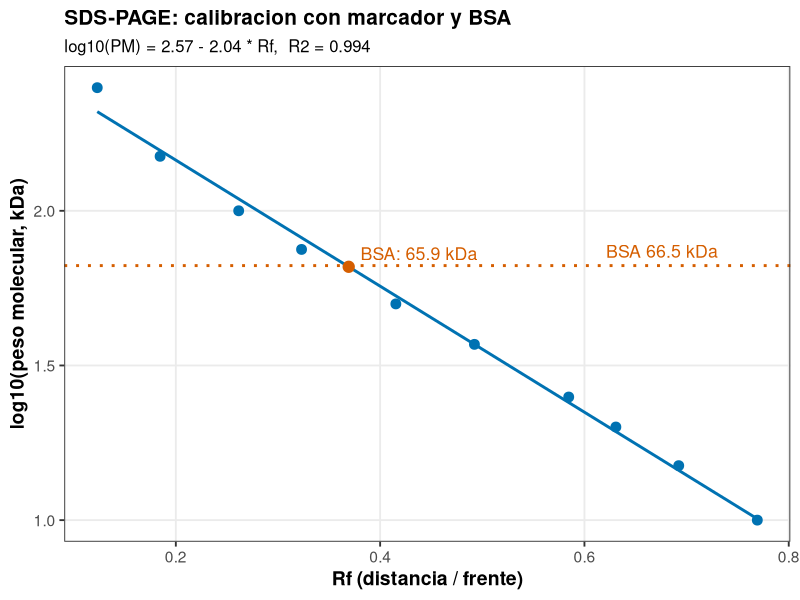
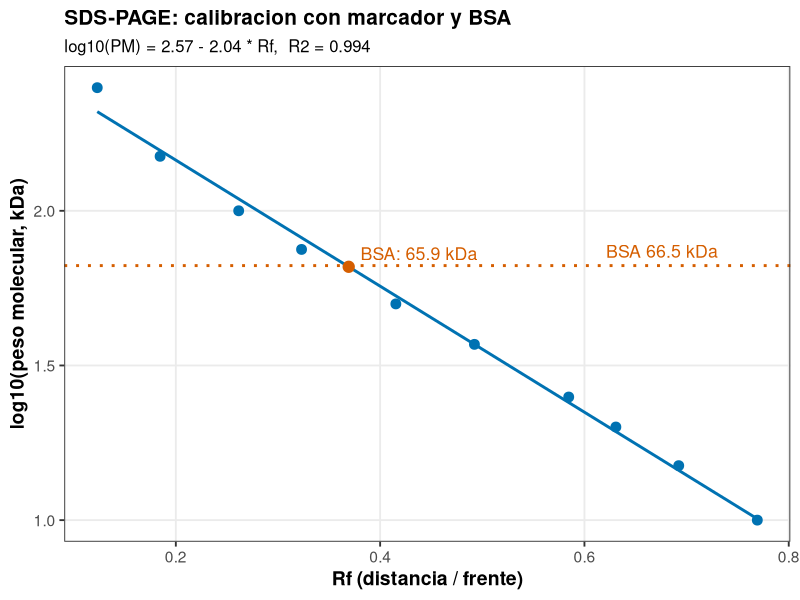

Write the R code that produced these figures, in order.
# ==========================================================================
# P2. SDS-PAGE: peso molecular a partir de la migracion
# ==========================================================================
# Autor: Dr. Jose Juan Torres Martinez
# Docente de Ciencias Quimicas
# Universidad Autonoma de San Luis Potosi (UASLP)
# Mexico
#
# Material academico para estudiantes
# Serie "Bioseparaciones" - Laboratorio, Practica 2. SDS-PAGE
#
# Descripcion: Practica 2 del laboratorio: el equipo de electroforesis SDS-PAGE. Aqui se calcula el Rf de cada banda (distancia recorrida entre distancia del frente, 65 mm) y se ajusta log10(PM) contra Rf con el marcador de peso molecular. Con esa recta se estima el peso molecular de la albumina (BSA) a partir de su Rf medido. Lo que se aprende aqui dice como convertir una distancia medida en el gel en un peso molecular.
#
# Objetivos de aprendizaje:
#   - Calcular el Rf de cada banda del gel.
#   - Ajustar log10(PM) contra Rf con el marcador.
#   - Estimar el peso molecular de la BSA desde su migracion.

# Datos: datos_sds_page.csv (distancia migrada de cada banda del marcador y de la BSA; frente del gel 65 mm).
# Desarrollo: llegamos al equipo de electroforesis, con el gel ya corrido y tenido. Primera parada: medir las bandas y calcular el Rf de cada una. Segunda parada: la recta de calibracion con el marcador y el peso molecular de la BSA. En cada parada medimos, calculamos y comentamos que significa el resultado antes de seguir.
# ==========================================================================

library(tidyverse)

# --------------------------------------------------------------------------
# Carpeta de trabajo: la del propio script
# --------------------------------------------------------------------------
# El script resuelve solo la carpeta donde esta guardado y la pone como
# carpeta de trabajo, asi los archivos de datos se leen por su nombre y la
# grafica se guarda en la misma carpeta, sin editar rutas.
# Primero prueba la ruta del documento activo en RStudio o Positron, luego
# la ruta del archivo al correr con Rscript o source(), y si nada de eso
# da una ruta, se queda en la carpeta de trabajo actual.
ruta_script <- NULL
if (requireNamespace("rstudioapi", quietly = TRUE) &&
    rstudioapi::isAvailable()) {
  ruta_script <- tryCatch(
    rstudioapi::getActiveDocumentContext()$path,
    error = function(e) NULL
  )
}
if (is.null(ruta_script) || !nzchar(ruta_script)) {
  ruta_script <- tryCatch(sys.frame(1)$ofile, error = function(e) NULL)
}
# Con Rscript el archivo no deja marco en la pila, asi que su ruta viene
# en los argumentos de la linea de comandos (--file=...).
if (is.null(ruta_script) || !nzchar(ruta_script)) {
  archivo <- grep("--file=", commandArgs(trailingOnly = FALSE), value = TRUE)
  if (length(archivo) > 0) {
    ruta_script <- sub("--file=", "", archivo[1])
  }
}
if (!is.null(ruta_script) && nzchar(ruta_script)) {
  setwd(dirname(normalizePath(ruta_script, mustWork = FALSE)))
}

# Estilo de graficas: tema claro y legible, paleta apta para daltonicos
# (Okabe-Ito) y tamano de fuente base mayor, para que las graficas se
# lean bien en el reporte y en la presentacion.
paleta <- c("#0072B2", "#E69F00", "#009E73", "#CC79A7", "#56B4E9", "#D55E00")
tema <- theme_bw(base_size = 14) +
  theme(
    plot.title = element_text(face = "bold", size = 15),
    plot.subtitle = element_text(size = 12),
    axis.title = element_text(face = "bold"),
    legend.position = "bottom",
    legend.title = element_text(face = "bold"),
    panel.grid.minor = element_blank()
  )

# --------------------------------------------------------------------------
# Protocolo (Manual de Practicas, Practica 2. SDS-PAGE)
# --------------------------------------------------------------------------
# Paso 1. Limpiar los vidrios con etanol, dejar secar y montar en los soportes como indique el instructor.
# Paso 2. Gel separador: en un tubo Falcon o recipiente de vidrio mezclar los volumenes de la Tabla 1 (gel 10% o 12%, 2 geles de 1 mm). El persulfato de amonio y el TEMED se agregan al final. Vaciar la mezcla en los vidrios, agregar isopropanol para favorecer la polimerizacion y esperar 20-30 min o hasta que polimerice.
# Paso 3. Gel concentrador: mezclar los volumenes de la Tabla 2 (gel 4%, 2 geles de 1 mm), con el persulfato de amonio y el TEMED al final. Vaciar sobre el gel separador, colocar el peine y esperar 20-30 min o hasta que polimerice.
# Paso 4. Muestras: tomar 15 uL de cada stock de BSA (2.5, 5, 10, 15 y 20 ug/mL) y mezclar con 5 uL de buffer de carga (contiene beta-mercaptoetanol). Calentar los tubos a 95 C por 10 min y dejar enfriar antes de cargar el gel.
# Paso 5. Montar el gel polimerizado con los vidrios en la camara de electroforesis y llenar con buffer de corrida hasta la marca, con los pozos cubiertos de buffer.
# Paso 6. Cargar el gel con 15 uL de cada muestra y dejar un carril para el estandar o marcador de peso molecular.
# Paso 7. Colocar la tapa segun los electrodos, conectar a la fuente de poder y correr el gel a 50 mA aproximadamente 1 h.
# Paso 8. Desmontar el gel y colocarlo en un bano con la solucion de tincion (Coomassie) en agitacion suave; dejar toda la noche.
# Paso 9. Destenir el gel con lavados con la solucion destenidora en agitacion suave.
# Principio (manual): la acrilamida copolimeriza con la bisacrilamida en cadenas entrecruzadas y forma poros de tamano comparable al de las proteinas, que producen el efecto de tamizado molecular. El SDS desnaturaliza las proteinas y les da la misma carga negativa por unidad de longitud, asi que la migracion depende del peso molecular y no de la carga propia. El persulfato de amonio inicia la polimerizacion y el TEMED la cataliza. El beta-mercaptoetanol del buffer de carga reduce los puentes disulfuro para que la proteina quede como cadena lineal.
# Nota del manual: la Tabla 2 del manual dice "Buffer Tris-base 8.8" para el gel concentrador, aunque en la lista de reactivos de la misma practica aparece el buffer Tris pH 6.8. Esa diferencia viene asi en el manual y conviene confirmarla con el instructor antes de preparar el gel.
# Nota: se preparan 20 uL de muestra (15 uL de stock + 5 uL de buffer de carga) y se cargan 15 uL en el gel, como indica el manual.
# Seguridad y residuos (manual): la acrilamida es neurotoxica; los residuos liquidos de acrilamida se almacenan debidamente etiquetados para entregarlos a companias de recoleccion y disposicion especializada, segun la programacion de la Subcomision de Seguridad e Higiene de la FCQ. Usar guantes y bata.

# Tablas de recetas del manual (Tabla 1 y Tabla 2), para 2 geles de 1 mm.
receta_gel_separador <- tibble(
  reactivo = c("Poliacrilamida", "Buffer Tris-base 8.8", "SDS 20%",
               "Agua desionizada", "TEMED", "Persulfato de amonio"),
  gel_10 = c("3.33 mL", "2.5 mL", "50 uL", "4 mL", "10 uL", "100 uL"),
  gel_12 = c("4.16 mL", "2.5 mL", "50 uL", "3.2 mL", "10 uL", "100 uL")
)
print(receta_gel_separador)

receta_gel_concentrador <- tibble(
  reactivo = c("Poliacrilamida", "Buffer Tris-base 8.8", "SDS 20%",
               "Agua desionizada", "TEMED", "Persulfato de amonio"),
  gel_4 = c("0.67 mL", "1.25 mL", "25 uL", "3 mL", "8 uL", "80 uL")
)
print(receta_gel_concentrador)

# --------------------------------------------------------------------------
# Parada 1. Gel separador al 7.5% (pregunta post-laboratorio 1)
# --------------------------------------------------------------------------
# El manual pide calcular los volumenes para un gel separador al 7.5%.
# Se escala la poliacrilamida con el porcentaje (la receta del 10% usa
# 3.33 mL para 2 geles de 1 mm) y se mantienen el buffer, el SDS, el
# TEMED y el persulfato; el agua completa el volumen total de 10 mL.
receta_gel_7_5 <- tibble(
  reactivo = c("Poliacrilamida", "Buffer Tris-base 8.8", "SDS 20%",
               "Agua desionizada", "TEMED", "Persulfato de amonio"),
  gel_7_5 = c(
    3.33 * 7.5 / 10,
    2.5,
    0.05,
    10 - (3.33 * 7.5 / 10 + 2.5 + 0.05 + 0.01 + 0.1),
    0.01,
    0.1
  )
) %>%
  mutate(gel_7_5 = paste0(round(gel_7_5, 2), " mL"))

print(receta_gel_7_5)

# --------------------------------------------------------------------------
# Parada 2. Rf de cada banda
# --------------------------------------------------------------------------
# Estamos frente al gel con la regla en la mano. Medimos la distancia recorrida por cada banda y la dividimos entre la distancia del frente, 65 mm: ese cociente es el Rf de cada banda.
# Rf = distancia recorrida por la banda / distancia recorrida por el
# frente del gel (65 mm, medido en el gel).
frente_mm <- 65

datos <- read_csv("datos_sds_page.csv", show_col_types = FALSE)

datos <- datos %>%
  mutate(rf = distancia_mm / frente_mm)

print(datos)

# --------------------------------------------------------------------------
# Parada 3. Recta de calibracion log10(PM) contra Rf
# --------------------------------------------------------------------------
# Seguimos en el gel: con las bandas del marcador ajustamos la recta de log10(PM) contra Rf. Esa recta es la regla que convierte migracion en peso molecular.
marcador <- filter(datos, carril == "Marcador")

ajuste <- lm(log10(peso_molecular_kda) ~ rf, data = marcador)
print(summary(ajuste))

# --------------------------------------------------------------------------
# Parada 4. Peso molecular estimado de la BSA
# --------------------------------------------------------------------------
# Ahora aplicamos la recta a la banda de la BSA: con su Rf medido estimamos su peso molecular y lo comparamos con su valor de referencia.
rf_bsa <- datos %>%
  filter(proteina == "BSA") %>%
  pull(rf)

pm_bsa <- 10^predict(ajuste, newdata = tibble(rf = rf_bsa))
print(tibble(rf_bsa = rf_bsa, peso_molecular_BSA_kda = pm_bsa))

# --------------------------------------------------------------------------
# Parada 5. Grafica: calibracion y BSA
# --------------------------------------------------------------------------
# Graficamos la calibracion: los puntos son las bandas del marcador, la linea es la recta ajustada con su ecuacion y su R2 en el subtitulo, el punto naranja es la BSA con su peso molecular estimado anotado, y la linea punteada es la BSA de referencia (66.5 kDa).
ecuacion <- paste0(
  "log10(PM) = ", round(coef(ajuste)[["(Intercept)"]], 2),
  " - ", round(-coef(ajuste)[["rf"]], 2), " * Rf,  R2 = ",
  round(summary(ajuste)$r.squared, 3)
)
grafica <- ggplot(marcador, aes(x = rf, y = log10(peso_molecular_kda))) +
  geom_hline(yintercept = log10(66.5), linetype = "dotted",
             color = paleta[6], linewidth = 1) +
  annotate("text", x = max(marcador$rf) * 0.95, y = log10(66.5),
           label = "BSA 66.5 kDa", hjust = 1, vjust = -0.6,
           color = paleta[6], size = 4.5) +
  geom_point(size = 3, color = paleta[1]) +
  geom_smooth(method = "lm", se = FALSE, linewidth = 1, color = paleta[1]) +
  geom_point(
    data = tibble(rf = rf_bsa, y = log10(pm_bsa)),
    aes(x = rf, y = y), color = paleta[6], size = 3.5
  ) +
  annotate("text", x = rf_bsa, y = log10(pm_bsa),
           label = paste0("BSA: ", round(pm_bsa, 1), " kDa"),
           hjust = -0.1, vjust = -0.5, size = 4.5, color = paleta[6]) +
  labs(
    x = "Rf (distancia / frente)",
    y = "log10(peso molecular, kDa)",
    title = "SDS-PAGE: calibracion con marcador y BSA",
    subtitle = ecuacion
  ) +
  tema

print(grafica)

# --------------------------------------------------------------------------
# 6. Exportar la grafica
# --------------------------------------------------------------------------
# Antes de salir del equipo de electroforesis guardamos la grafica de la practica.
ggsave("02_sds_page.png", grafica,
       width = 18, height = 12, units = "cm", dpi = 300)

# --------------------------------------------------------------------------
# Interpretacion
# --------------------------------------------------------------------------
# Grafica (calibracion con marcador y BSA): el eje x es el Rf (adimensional, distancia entre frente) y el eje y es log10 del peso molecular en kDa; el punto naranja es la BSA con su peso molecular estimado anotado y la linea punteada es la BSA de referencia (66.5 kDa).
# - El Rf baja al subir el peso molecular: las proteinas grandes migran menos en el gel. Esto significa que en SDS-PAGE la separacion es por tamano, y por eso lo siguiente es leer el peso molecular de cualquier banda con la recta.
# - La BSA cae sobre la recta del marcador, cerca de 66 kDa, que es su peso molecular de referencia. Esto significa que la calibracion funciona y que la banda que medimos es la albumina que esperabamos.

# --------------------------------------------------------------------------
# Que aprendimos
# --------------------------------------------------------------------------
# - En SDS-PAGE la separacion es por peso molecular, porque el SDS da la misma carga por unidad de longitud.
# - La recta log10(PM) contra Rf convierte una distancia medida en un peso molecular estimado.
# Terminamos la practica en el equipo de electroforesis: ya sabemos leer el peso molecular de una banda en el gel. Seguimos a la siguiente practica: el espectrofotometro del ensayo de Bradford, donde se cuantifica la proteina.
